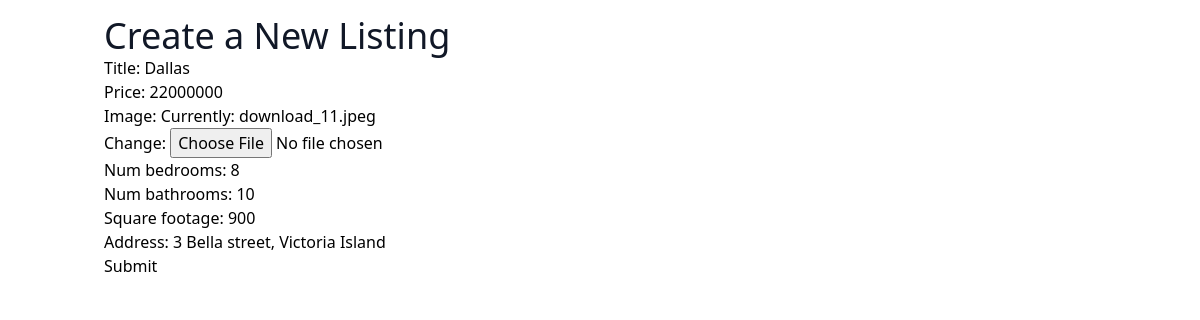
The app's page /listings/3/edit/ with its own data.
### realestateapp/models.py (models this page shows, shortened)
class Listing(models.Model):
    title = models.CharField(max_length=150)
    price = models.IntegerField()
    num_bedrooms = models.IntegerField()
    num_bathrooms = models.IntegerField()
    square_footage = models.IntegerField()
    address = models.CharField(max_length=100)
    image = models.ImageField(default=False)

### realestateapp/views.py (the view)
# urls.py: path('listings/<pk>/edit/', listing_update),
def listing_update(request, pk):
    listing = Listing.objects.get(id=pk)
    form = ListingForm(instance=listing)
    if request.method == "POST":
        form = ListingForm(request.POST, instance=listing, files=request.FILES)
        if form.is_valid():
            form.save()
            return redirect("/")
    context = {
        "form": form
    }
    return render(request, "listing_update.html", context)

### realestateapp/forms.py
class ListingForm(ModelForm):
    class Meta:
        model = Listing
        fields = [
            "title",
            "price",
            "image",
            "num_bedrooms",
            "num_bathrooms",
            "square_footage",
            "address",
        ]

### templates/listing_update.html (shortened to what this page needs)
{% extends "base.html" %}
{% block content %}
<h1 class="text-4xl text-gray-900">Create a New Listing</h1>
<form method="post">
    {{ form.as_p }}
    <button type="submit">Submit</button>
</form>
{% endblock %}

### records on screen
Listing: title "Dallas", price "22000000", num_bedrooms "8", num_bathrooms "10", square_footage "900", address "3 Bella street, Victoria Island"
